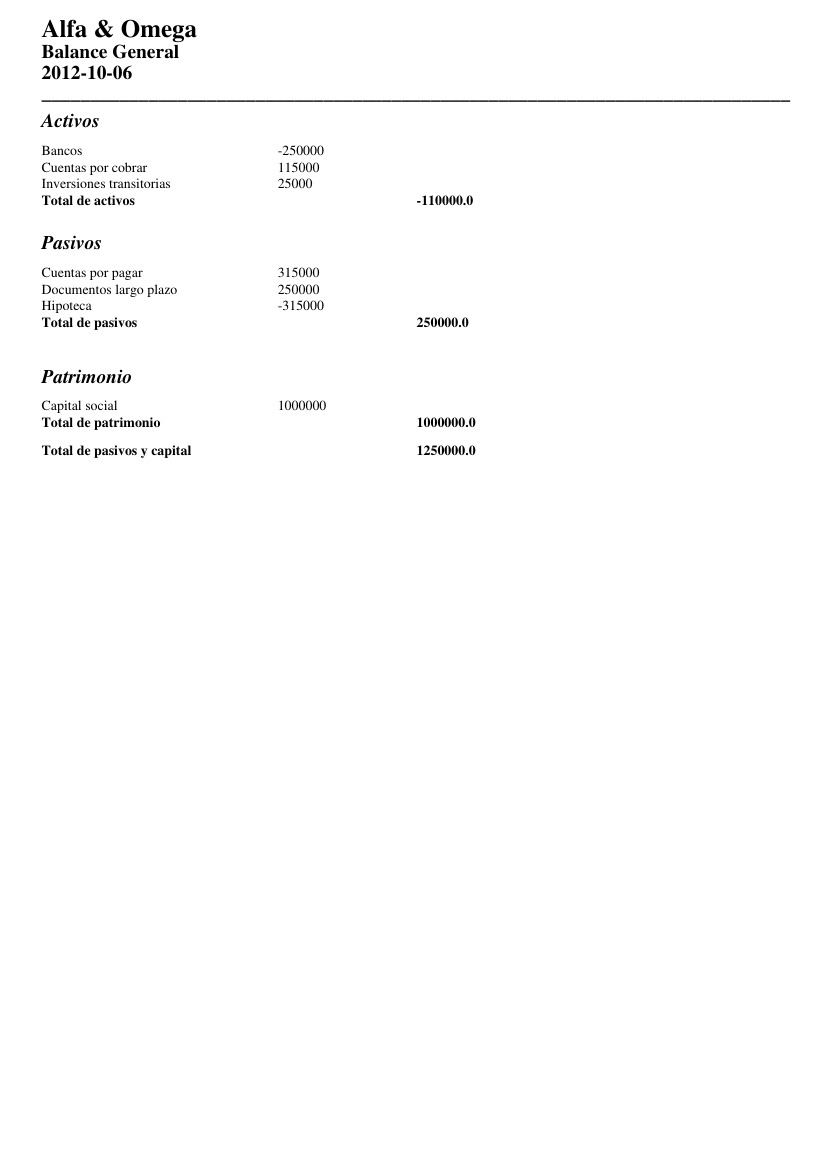

Here is the Python script that generated this plot:
from reportlab.pdfgen import canvas
import datetime

class BalanceGeneral:
	
	def generarBalanceGeneral(self, Reporte, NombreEmpresa, Fecha, pListaActivos, pListaPasivos, pListaPatrimonio, pUtilidadesRetenidasPeriodoActual):
		Reporte.setFont('Times-Bold', 18)
		Reporte.drawString(30,815,NombreEmpresa)
		Reporte.setFont('Times-Bold', 14)
		Reporte.drawString(30,800,"Balance General")
		Reporte.drawString(30,785,Fecha)
		Reporte.drawString(30,770,"_____________________________________________________________________________")
		
		Reporte.setFont('Times-BoldItalic', 14)
		Reporte.drawString(30,750, 'Activos')
		Reporte.setFont('Times-Roman', 10)
		linea = 730
		SumaActivos = 0;
		for activo in pListaActivos:
			Reporte.drawString(30,linea, activo[1])
			Reporte.drawString(200,linea, activo[2])
			SumaActivos = SumaActivos + float(activo[2])
			linea = linea - 12
		Reporte.setFont('Times-Bold', 10)	
		Reporte.drawString(30,linea, "Total de activos")
		Reporte.drawString(300,linea, str(SumaActivos))
		linea = linea-12
		
		Reporte.setFont('Times-BoldItalic', 14)
		linea = linea - 20
		Reporte.drawString(30,linea, 'Pasivos')
		Reporte.setFont('Times-Roman', 10)
		linea = linea - 20
		SumaPasivos = 0
		for pasivo in pListaPasivos:
			Reporte.drawString(30,linea, pasivo[1])
			Reporte.drawString(200,linea, pasivo[2])
			SumaPasivos = SumaPasivos + float(pasivo[2])
			linea = linea - 12
		Reporte.setFont('Times-Bold', 10)	
		Reporte.drawString(30,linea, "Total de pasivos")
		Reporte.drawString(300,linea, str(SumaPasivos))
		linea = linea-40
		Reporte.setFont('Times-BoldItalic', 14)
		Reporte.drawString(30,linea, 'Patrimonio')
		Reporte.setFont('Times-Roman', 10)
		linea = linea - 20
		SumaPatrimonio = 0
		for patrimonio in pListaPatrimonio:
			Reporte.drawString(30,linea, patrimonio[1])
			Reporte.drawString(200,linea, patrimonio[2])
			SumaPatrimonio = SumaPatrimonio + float(patrimonio[2])
			linea = linea - 12
		Reporte.setFont('Times-Bold', 10)	
		Reporte.drawString(30,linea, "Total de patrimonio")
		Reporte.drawString(300,linea, str(SumaPatrimonio))
		linea = linea-20					
		
		SumaPasivosPatrimonio = SumaPasivos + SumaPatrimonio
		Reporte.drawString(30,linea, "Total de pasivos y capital")
		Reporte.drawString(300,linea, str(SumaPasivosPatrimonio))
		
	def separarListasBalanceGeneral(self, MatrizDatos, pListaActivos, pListaPasivos, pListaPatrimonio):
		for i in MatrizDatos:
			if i[0][0] == '1':
				pListaActivos.extend([i])
			elif i[0][0] == '2':
				pListaPasivos.extend([i])
			elif i[0][0] == '3':
				pListaPatrimonio.extend([i])
			else:
				print(' ')

def startBalanceGeneral(NombreEmpresa, pUtilidadesRetenidasPeriodoActual, Matriz):
	ListaActivos = []
	ListaPasivos = []
	ListaPatrimonio = []
	
	'''Matriz = [['123456789123456', 'Bancos', '-250000', '1'],['123456789123456', 'Cuentas por cobrar', '115000', '0'],
			  ['123456789123456', 'Inversiones transitorias', '25000', '1'],['223456789123456', 'Cuentas por pagar', '315000', '0'],
			  ['323456789123456', 'Capital social', '1000000', '1'],
			  ['223456789123456', 'Documentos largo plazo', '250000', '1'],['223456789123456', 'Hipoteca', '-315000', '0']]'''
	
	BalanceGeneral().separarListasBalanceGeneral(Matriz, ListaActivos, ListaPasivos, ListaPatrimonio)

	Reporte = canvas.Canvas("BalanceGeneral.pdf")
	
	Fecha = datetime.date.today()
	
	BalanceGeneral().generarBalanceGeneral(Reporte, NombreEmpresa, str(Fecha), ListaActivos, ListaPasivos, ListaPatrimonio, pUtilidadesRetenidasPeriodoActual)
	Reporte.showPage()
	Reporte.save()				
